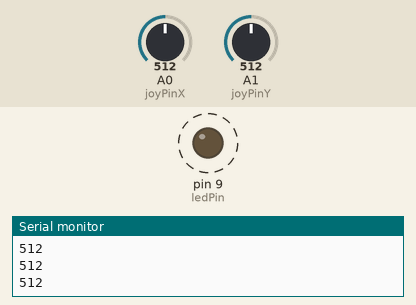
Simulated run of this sketch. Board: Arduino Uno, built with avr-gcc and run on an emulated ATmega328P. Shown: output pins drawn as LEDs (lit = HIGH), the last lines printed to the serial monitor. Dashed ring = blinking. The inputs (shaded band) are chosen by the test bench; at power-on: A0 (joyPinX) = 512, A1 (joyPinY) = 512.

Above: at 1.25 s.
1.3 s: A0 (joyPinX) set to 716
At 2.3 s:
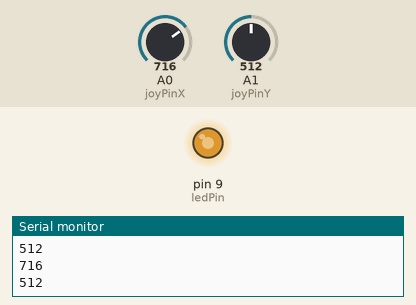
4.3 s: A0 (joyPinX) set to 900
7.3 s: A0 (joyPinX) set to 122
At 8.3 s:
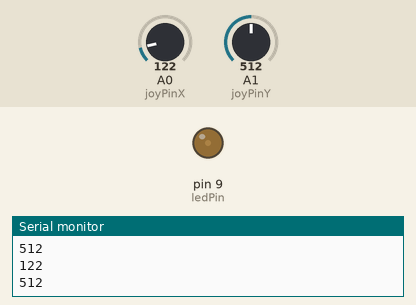
10.3 s: A1 (joyPinY) set to 0
13.3 s: A1 (joyPinY) set to 1023
16.3 s: A0 (joyPinX) set to 511
Timing chart, 0 to 20.3 s (numbered marks = the images above; inputs shaded):
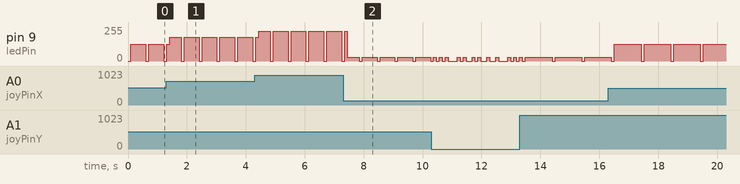

The sketch:

joysitck.ino
```cpp
int joyPinX = A0;
int joyXVal = 0;

int joyPinY = A1;
int joyYVal = 0;

int ledPin = 9;
int ledVal = 0;

int waitTime = 0;
unsigned long lastBlinkTime = 0;


void setup() {
  Serial.begin(9600);
  pinMode(ledPin, OUTPUT);

}

void loop() {
   joyXVal = analogRead(joyPinX);
   joyYVal = analogRead(joyPinY);

   Serial.println(joyXVal);
   Serial.println(joyYVal);
   delay(100);

   ledVal = map(joyXVal, 0, 1023, 0, 255);
   waitTime = map(joyYVal, 0, 1023, 100, 1000);

   if (millis() - lastBlinkTime > waitTime) {
     if( ledVal > 0){
         ledVal = LOW;
      }

      lastBlinkTime = millis();
    }

    analogWrite(ledPin, ledVal);

}
```

Measured:
- by itself, pin 9 (ledPin): alternates 127/255 for 0.91 s and 0/255 for 0.10 s
